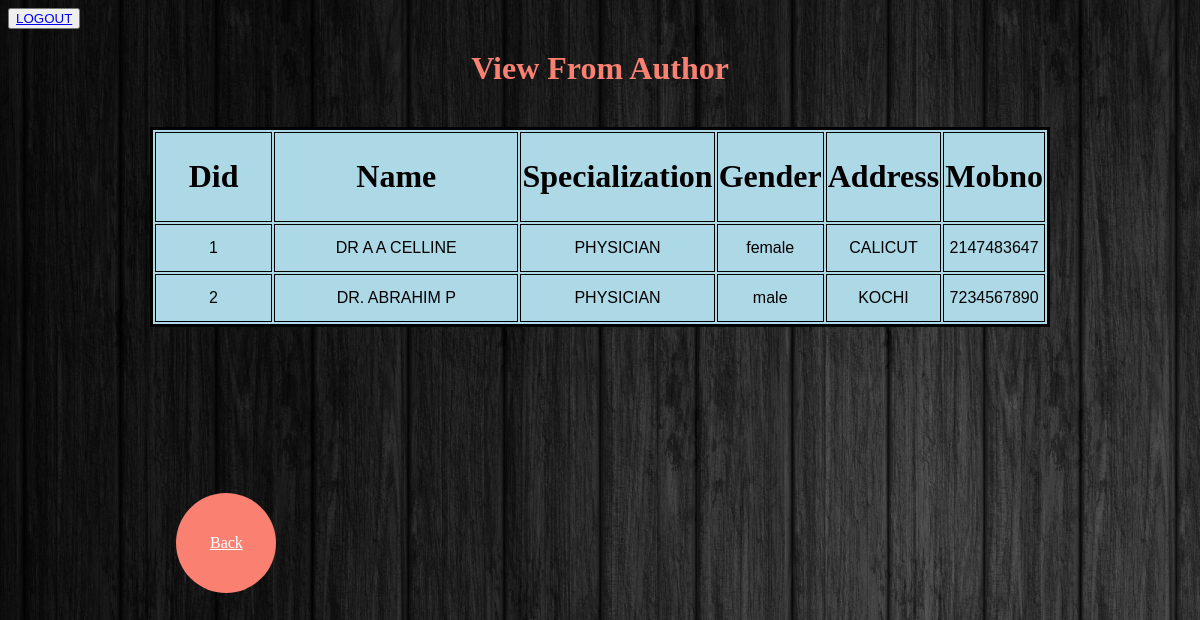
The page /dview.php (signed in) on the database its author committed.
### tables this page shows
CREATE TABLE `doctor` (
  `did` varchar(30) NOT NULL,
  `name` varchar(30) NOT NULL,
  `specialization` varchar(30) NOT NULL,
  `gender` varchar(10) NOT NULL,
  `address` varchar(30) NOT NULL,
  `mobno` varchar(10) NOT NULL
);

### dview.php (the view, shortened to what this page needs)
<html>
<head>
<button><a href="new 1.php">LOGOUT</a></button>
<center>
<h1 style="color:#FA8072;">View From Author</h1>
</center>
<br/>
</head>
<body background="image.jpeg">
<form action="dview.php" method="POST">
<table height="200" width="900" border="3" bordercolor="black" align="center" bgcolor="lightblue">
<tr>
<th width="30%"><font size="6">Did</th><th width="70%"><font size="6">Name</th><th width="80%"><font size="6">Specialization</th><th width="80%"><font size="6">Gender</th><th width="80%"><font size="6">Address</th><th width="80%"><font size="6">Mobno</th>
</tr>
<?php
$localhost='localhost';
$username='root';
$password='';
$db='health';
$conn=new mysqli($localhost,$username,$password,$db) or die("unable to connect");
$query="select * from doctor";
$run=mysqli_query($conn,$query);
while($row=mysqli_fetch_array($run))
{
			$a=$row[0];
			$b=$row[1];
			$c=$row[2];
			$d=$row[3];
			$e=$row[4];
			$f=$row[5];
			?>
			<tr>
				<td align="center"><font face="Arial"><font size="3"><?php echo $a ;?></td>
				<td align="center"><font face="Arial"><font size="3"><?php echo $b ;?></td>
				<td align="center"><font face="Arial"><font size="3"><?php echo $c ;?></td>
			    <td align="center"><font face="Arial"><font size="3"><?php echo $d ;?></td>
				<td align="center"><font face="Arial"><font size="3"><?php echo $e ;?></td>
				<td align="center"><font face="Arial"><font size="3"><?php echo $f ;?></td>
			</tr>
			<?php } ?>
</table>
</form>
<div class="ringMenu" style="float:left;padding-left:10%;margin-left:50px;">
<ul >
  <li class="main"><a href="my.php">Back</a></li>
</div>
</body>
</html>

### dview.php (style rules this page uses)
body { height: 100%; }
ul , li { margin: 0; padding: 0; }
.ringMenu { width: 100px; margin: 150px auto; }
.ringMenu ul { list-style: none; position: relative; width: 100px; color: white; }
.ringMenu ul a { color: white; }
.ringMenu ul li { -webkit-transition: all 0.3s ease-in-out; -moz-transition: all 0.3s ease-in-out; -o-transition: all 0.3s ease-in-out; transition: all 0.3s ease-in-out; }
.ringMenu ul li a { display: block; width: 100px; height: 100px; background:#FA8072; text-align: center; line-height: 100px; -webkit-border-radius: 50px; -moz-border-radius: 50px; border-radius: 50px; }

### rows shown on the page
doctor: did "1", name "DR A A CELLINE", specialization "PHYSICIAN", gender "female", address "CALICUT", mobno "2147483647"
doctor: did "2", name "DR. ABRAHIM P", specialization "PHYSICIAN", gender "male", address "KOCHI", mobno "7234567890"
